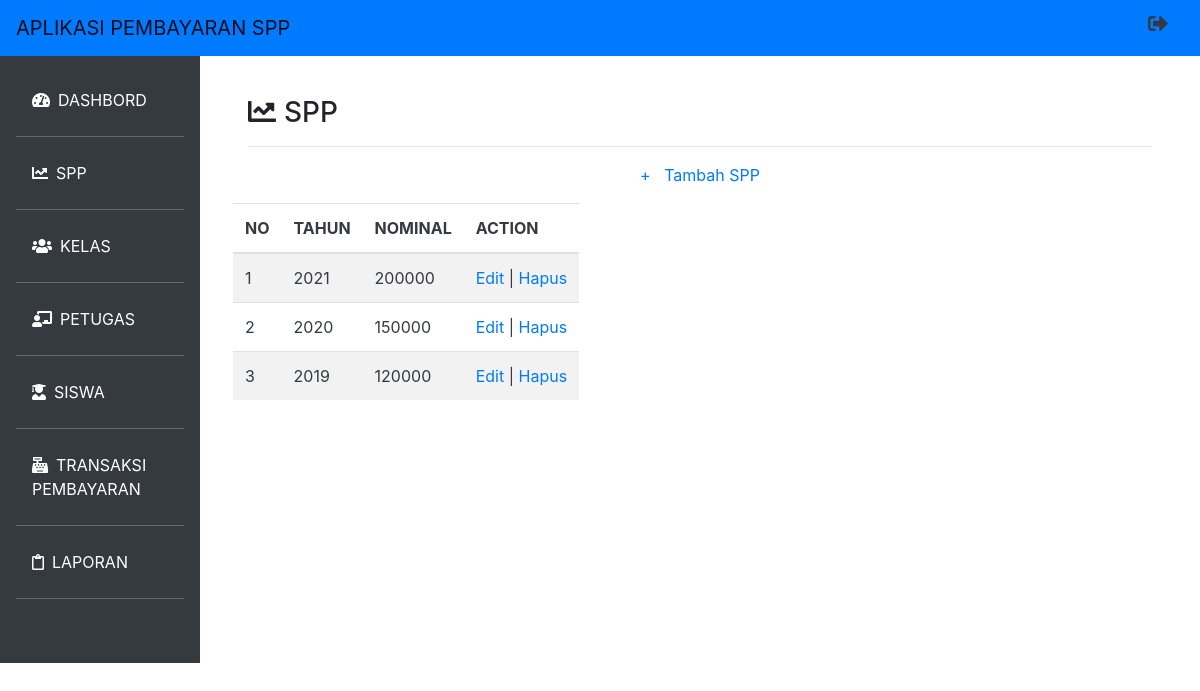
Screenshot of /spp.php with the database file from the repository.
### tables this page shows
CREATE TABLE `spp` (
  `id_spp` int(11) NOT NULL,
  `tahun` int(11) NOT NULL,
  `nominal` int(11) NOT NULL
);

### spp.php (the view, shortened to what this page needs)
<?php
  include('koneksi.php');
?>
<!doctype html>
<html lang="en">
  <head>
    <link rel="stylesheet" href="https://maxcdn.bootstrapcdn.com/bootstrap/4.0.0/css/bootstrap.min.css">
    <link rel="stylesheet" type="text/css" href="indexstyle.css">
    <link rel="stylesheet" type="text/css" href="fontawesome/css/all.min.css">
  </head>
  <body>
    <nav class="navbar navbar-expand-lg navbar-light bg-primary fixed-top">
          <a class="navbar-brand" href="#">APLIKASI PEMBAYARAN SPP</a>
              <div class="icon ml-auto">
                <h5>
                  <a href="logout.php" class="text-dark"><i class="fas fa-sign-out-alt mr-3 " data-toggle="tooltip" title="Sign Out"></i></a>
                </h5>
              </div>
        </nav>
     <div class="row no-gutters mt-5">
         <div class="col-md-2 bg-dark mt-2 pr-3 pt-4 ">
            <ul class="nav flex-column ml-3 mb-5">
                  <li class="nav-item">
                    <a class="nav-link active text-white" href="header.php"><i class="fas fa-tachometer-alt mr-2"></i>DASHBORD</a><hr class="bg-secondary">
                  </li>
                  <li class="nav-item">
                    <a class="nav-link active text-white" href="spp.php"><i class="fas fa-chart-line mr-2"></i>SPP</a><hr class="bg-secondary">
                  </li>
                  <li class="nav-item">
                    <a class="nav-link text-white" href="kelas.php"><i class="fas fa-users mr-2"></i>KELAS</a><hr class="bg-secondary">
                  </li>
                  <li class="nav-item">
                    <a class="nav-link text-white" href="petugas.php"><i class="fas fa-chalkboard-teacher mr-2"></i>PETUGAS</a><hr class="bg-secondary">
                  </li>
                 <li class="nav-item">
                    <a class="nav-link text-white" href="siswa.php"><i class="fas fa-user-graduate mr-2"></i>SISWA</a><hr class="bg-secondary">
                  </li>
                  <li class="nav-item">
                    <a class="nav-link text-white" href="transaksi.php"><i class="fas fa-cash-register mr-2"></i>TRANSAKSI PEMBAYARAN</a><hr class="bg-secondary">
                  </li>
                  <li class="nav-item">
                    <a class="nav-link text-white" href="laporan.php"><i class="far fa-clipboard mr-2"></i>LAPORAN</a><hr class="bg-secondary">
                  </li>
                </ul>
        </div>
          <div class="col-md-10 p-5 pt-4">
            <h3><i class="fas fa-chart-line mr-2"></i>SPP</h3><hr>
              <center><a href="tambah_spp.php">+ &nbsp; Tambah SPP</a><center>
            <div class="row text-dark">
              <table class="table">
          <table class="table table-striped table-responsive">
  <thead>
    <tr>
      <th scope="col">NO</th>
      <th scope="col">TAHUN</th>
      <th scope="col">NOMINAL</th>
      <th scope="col">ACTION</th>
    </tr>
  </thead>
          <tbody>
      <?php
      $query = "SELECT * FROM spp ORDER BY id_spp ASC";
      $result = mysqli_query($koneksi, $query);
      $no = 1;
      while($row = mysqli_fetch_assoc($result))
      {
      ?>
       <tr>
          <td><?php echo $no; ?></td>
          <td><?php echo $row['tahun']; ?></td>
          <td><?php echo substr($row['nominal'], 0, 20); ?></td>
          <td>
              <a href="edit_spp.php?id=<?php echo $row['id_spp']; ?>">Edit</a> |
              <a href="proses_hapusspp.php?id=<?php echo $row['id_spp']; ?>" onClick="return confirm('Anda yakin akan menghapus data ini?')">Hapus</a>
          </td>
      </tr>
      <?php
        $no++;
      }
      ?>
    </tbody>
        </table>
      </div>
      </div>
    </div>
  </body>
</html>

### rows the page displays
spp: tahun "2021", nominal "200000"
spp: tahun "2020", nominal "150000"
spp: tahun "2019", nominal "120000"
